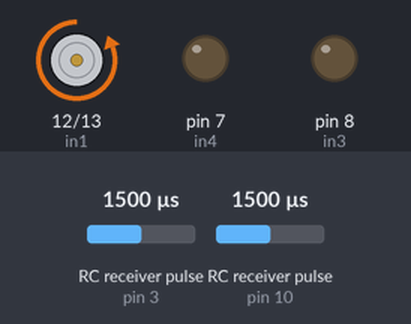
Simulated run of this sketch. Board: Arduino Uno, built with avr-gcc and run on an emulated ATmega328P. On the bench: motor-driver pin pairs drawn as motors (green arrow = first pin HIGH = forward, orange = second pin HIGH = backward, longer = more drive), output pins drawn as LEDs (lit = HIGH). Wiring (inferred from the names in the program): 2 × RC receiver channel: data pin 3 / data pin 10. The test bench sets the inputs (shaded band); at power-on: RC receiver pulse (sensors on pin 3, pin 10) 1500 µs.

Above: at 0.1 s.
Timing chart, 0 to 1.6 s (numbered marks = the images above):
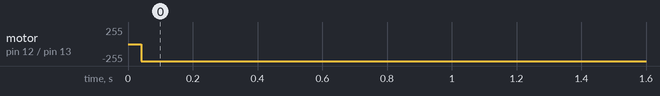

The sketch:

dbot1.ino
```cpp
int in1 = 12;
int in2 = 13;
int in3 = 8;
int in4 = 7;
//int enable1 = 11;
//int enable2 = 9;
int rc_1 = 3;
int rc_2 = 10;

void setup() {
  pinMode(rc_1, INPUT);
  pinMode(rc_2, INPUT);
  pinMode(in1, OUTPUT);
  pinMode(in2, OUTPUT);
//  pinMode(enable1, OUTPUT);
  pinMode(in3, OUTPUT);
  pinMode(in4, OUTPUT);
//  pinMode(enable2, OUTPUT);
  Serial.begin(9600);
}

void loop() {

  int pwm1 = 0;
  int pwm2 = 0;
  int motion = pulseIn(rc_2, HIGH, 25000);
  int dir = pulseIn(rc_1, HIGH, 25000);
  digitalWrite(in1, LOW);
      digitalWrite(in2, HIGH);

//  if(motion == 0){
//      digitalWrite(in1, LOW);
//      digitalWrite(in2, LOW);
//      analogWrite(enable1, 0);
//      digitalWrite(in3, LOW);
//      digitalWrite(in4, LOW);
//      analogWrite(enable2, 0);
//      Serial.print("motion1");
//      Serial.println(motion);
//  }
//
//  else if(motion > 1530){
//      pwm2 = map(motion, 1530, 2000, 0, 255);
//      digitalWrite(in1, LOW);
//      digitalWrite(in2, LOW);
//      digitalWrite(enable1, HIGH);
//      digitalWrite(in3, HIGH);
//      digitalWrite(in4, LOW);
//      digitalWrite(enable2, HIGH);
//      Serial.print("motion2");
//      Serial.println(motion);
//  }
//
//  else if(motion < 1460){
//      pwm2 = map(motion, 1460, 1000, 0, 255);
//      digitalWrite(in1, HIGH);
//      digitalWrite(in2, LOW);
//      digitalWrite(enable1, HIGH);
//      digitalWrite(in3, LOW);
//      digitalWrite(in4, LOW);
//      digitalWrite(enable2, HIGH );
//      Serial.print("motion3");
//      Serial.println(motion);
//  }

//  else{
//      digitalWrite(in1, LOW);
//      digitalWrite(in2, LOW);
//      analogWrite(enable1, 0);
//      digitalWrite(in3, LOW);
//      digitalWrite(in4, LOW);
//      analogWrite(enable2, 0);
//      Serial.print("motion4");
//      Serial.println(motion);
//  }

//  if(motion == 0){
//      digitalWrite(in1, LOW);
//      digitalWrite(in2, LOW);
////      analogWrite(enable1, 0);
//      digitalWrite(in3, LOW);
//      digitalWrite(in4, LOW);
////      digitalWrite(enable2, 0);
////      Serial.println("dir0");
////      Serial.println(dir);
//  }
//  else if(motion > 1530){ //right stick
////      pwm1 = map(motion, 1530, 2000, 0, 255); //map our speed to 0-255 range
//      digitalWrite(in1, LOW);
//      digitalWrite(in2, HIGH);
////      digitalWrite(enable1, HIGH);
//      digitalWrite(in3, LOW);
//      digitalWrite(in4, HIGH);
////      digitalWrite(enable2, HIGH);
////      Serial.println("dir1");
////      Serial.println(dir);
//  }
//  else if(motion < 1460){
//      pwm1 = map(motion, 1460, 1000, 0, 255); //map our speed to 0-255 range
//      digitalWrite(in3, HIGH);
//      digitalWrite(in4, LOW);
////      digitalWrite(enable2, HIGH);
//      digitalWrite(in1, HIGH);
//      digitalWrite(in2, LOW);
////      digitalWrite(enable1, HIGH);
////      Serial.println("dir2");
////      Serial.println(dir);
//  }else{
//      digitalWrite(in1, LOW);
//      digitalWrite(in2, LOW);
////      analogWrite(enable1, 0);
//      digitalWrite(in3, LOW);
//      digitalWrite(in4, LOW);
////      digitalWrite(enable2, 0);
////      Serial.println("dir3");
////      Serial.println(dir);
//  }
//
//  delay(50);
//
//  if(dir == 0){
//      digitalWrite(in1, LOW);
//      digitalWrite(in2, LOW);
////      digitalWrite(enable1, 0);
//      digitalWrite(in3, LOW);
//      digitalWrite(in4, LOW);
////      digitalWrite(enable2, 0);
////      Serial.println("dir0");
////      Serial.println(dir);
//  }
//  else if(dir > 1530){ //right stick
//      pwm1 = map(dir, 1530, 2000, 0, 255); //map our speed to 0-255 range
//      digitalWrite(in1, LOW);
//      digitalWrite(in2, HIGH);
////      digitalWrite(enable1, HIGH);
//      digitalWrite(in3, LOW);
//      digitalWrite(in4, LOW);
////      digitalWrite(enable2, 0);
////      Serial.println("dir1");
////      Serial.println(dir);
//  }
//  else if(dir < 1460){
//      pwm1 = map(dir, 1460, 1000, 0, 255); //map our speed to 0-255 range
//      digitalWrite(in3, LOW);
//      digitalWrite(in4, HIGH);
////      digitalWrite(enable2, HIGH);
//      digitalWrite(in1, LOW);
//      digitalWrite(in2, LOW);
////      digitalWrite(enable1, 0);
////      Serial.println("dir2");
////      Serial.println(dir);
//  }else{
//      digitalWrite(in1, LOW);
//      digitalWrite(in2, LOW);
////      analogWrite(enable1, 0);
//      digitalWrite(in3, LOW);
//      digitalWrite(in4, LOW);
////      digitalWrite(enable2, 0);
////      Serial.println("dir3");
////      Serial.println(dir);
//  }


  delay(10);
}
```

Measured:
- by itself, motor on pin 12 (in1) / pin 13 (in2): stopped → backward 255/255 at 0.04 s
